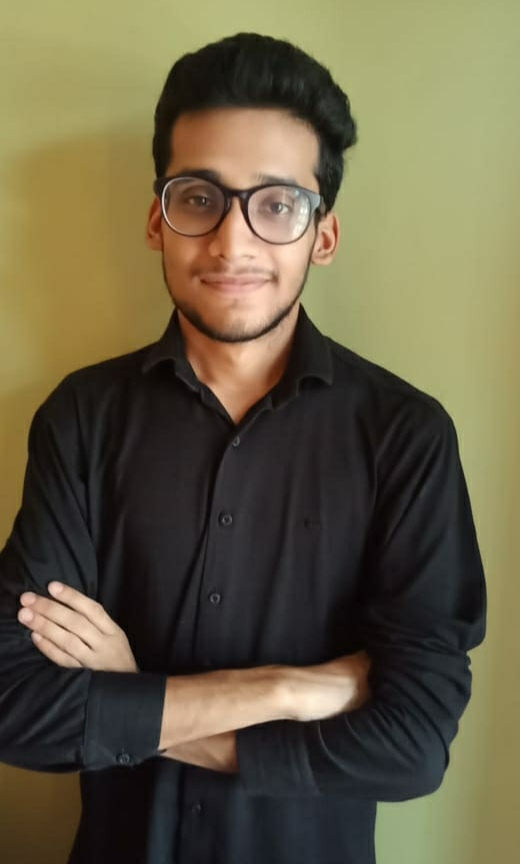
#> input picture OpenCV starter/Resources/myPic.jpg, 520 x 864 px
$ python basicFunctions_chapter2.py
#> lines starting #> are read from the running program, lines starting #| are printed output that depends on the picture; after the words box and inside, x2 and y2 are one past the last pixel; in counts of white or black regions, pixels touching at a corner belong together
import cv2
import numpy as np

img = cv2.imread("Resources/myPic.jpg")
#> img is the input picture: shape (864, 520, 3); mean B, G, R 69.2, 94.7, 103.1
kernel = np.ones((5,5),np.uint8) # value (0,255)

# gray
imgGray = cv2.cvtColor(img,cv2.COLOR_BGR2GRAY)
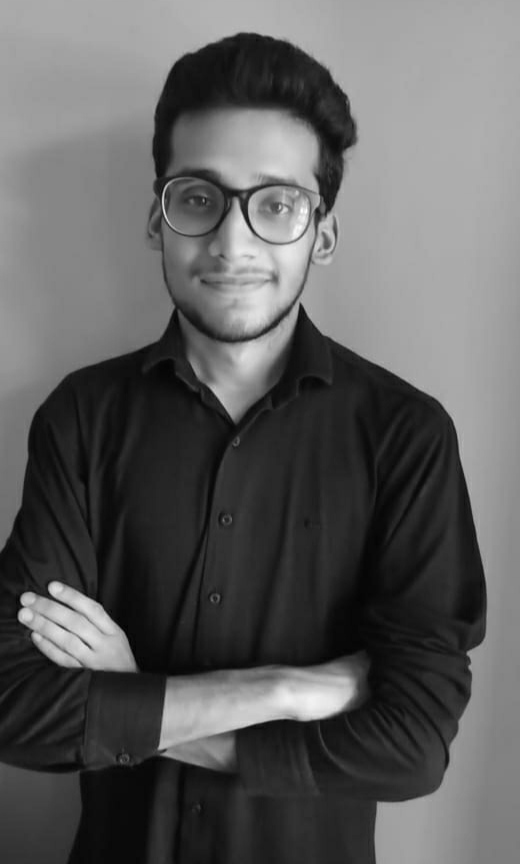
#> imgGray: shape (864, 520); min 2, max 254, mean 94.3
# blur
imgBlur = cv2.GaussianBlur(imgGray,(7,7),0) # ksize must be odd - (3,3) (5,5) (7,7)
# using edge detector
imgCanny = cv2.Canny(img,100,100)
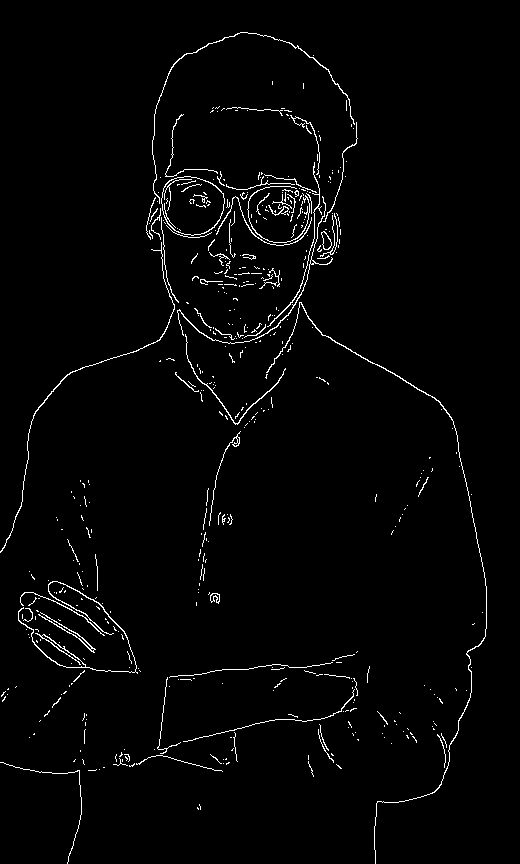
#> imgCanny: shape (864, 520); 2% white in thin lines or dots
# img dialation applied on canny
imgDialation = cv2.dilate(imgCanny,kernel,iterations=1) #increase iteration for thickness
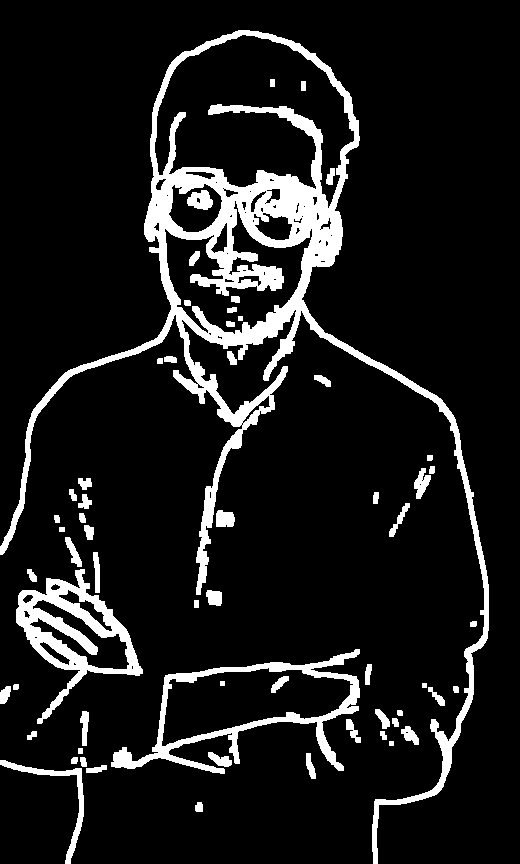
#> imgDialation: shape (864, 520); 10.8% white; 61 white regions, largest, box (x1, y1, x2, y2) and area: (0, 30, 489, 864) 30998, (16, 569, 143, 724) 5611, (111, 649, 360, 774) 5163
# opposite of dialation
imgEroded = cv2.erode(imgDialation,kernel,iterations=1)
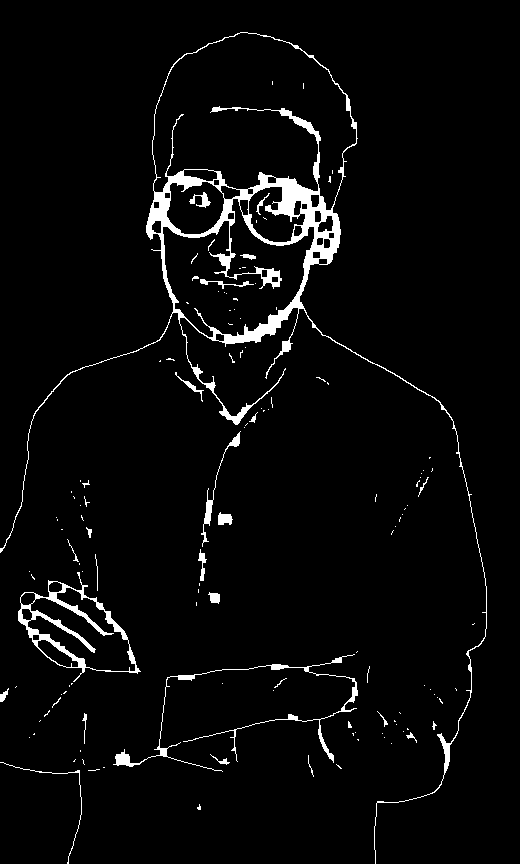
#> imgEroded: shape (864, 520); 3.7% white; 131 white regions (104 under 20 px), largest, box (x1, y1, x2, y2) and area: (0, 32, 487, 864) 10774, (18, 572, 141, 682) 2075, (113, 654, 358, 772) 1431

cv2.imshow("GrayImg",imgGray)
cv2.imshow("BlurImg",imgBlur)
cv2.imshow("CannyImg",imgCanny)
cv2.imshow("DialationImg",imgDialation)
cv2.imshow("ErodedImg",imgEroded)
cv2.waitKey(0)
